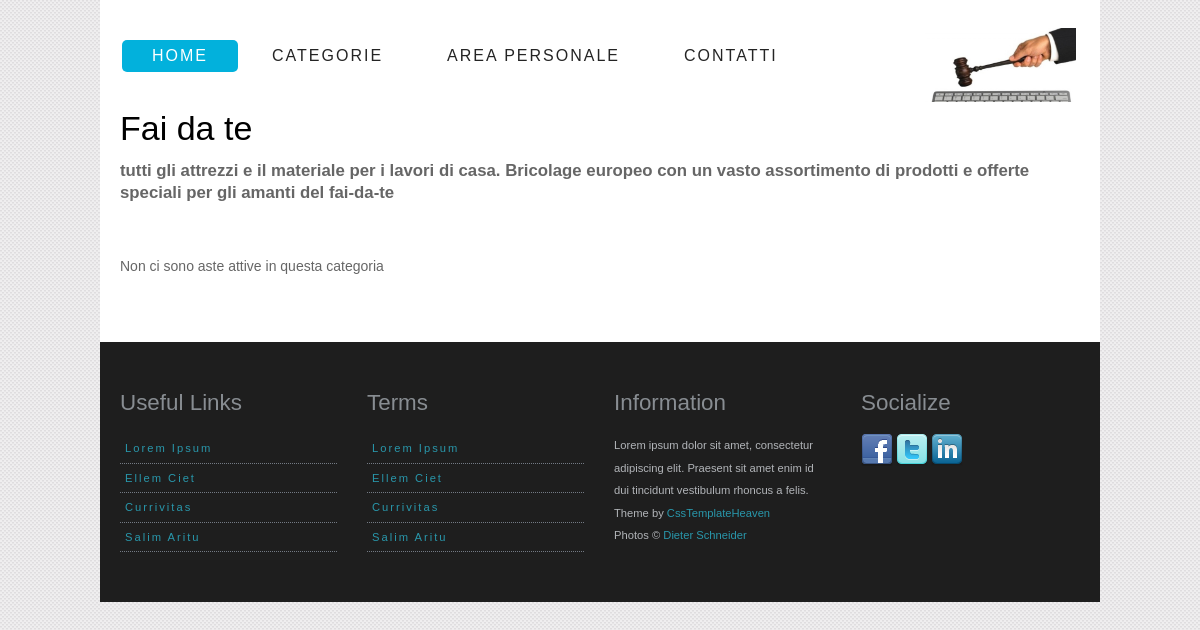
Page /categorie/2 on the committed database.
### AsteOnLine/models.py (models this page shows, shortened)
class Categoria (models.Model):
    nome = models.CharField(max_length=20, unique=True)
    foto = models.ImageField(upload_to=get_catName, default=settings.NO_MEDIA)
    descrizione = models.TextField(max_length=300)
    class Meta:
        verbose_name_plural = 'Categorie'

### AsteOnLine/views.py (the view)
# urls.py: url(r'^categorie/(?P<id_categoria>[0-9]+)$', views.dettaglio_categoria, name ='dettagliocategoria'),
def dettaglio_categoria(request,id_categoria):
    aste=Asta.objects.filter(categoria=id_categoria).order_by('-data_apertura')
    l=[]
    for a in aste:
        if a.attiva():
            l.append(a)
    categoria=get_object_or_404(Categoria,pk=id_categoria)
    context={'aste':l,'categoria':categoria}
    return render(request,'AsteOnLine/dettaglio_categoria.html',context)

### AsteOnLine/templates/AsteOnLine/dettaglio_categoria.html (shortened to what this page needs)
{% extends "AsteOnLine/base.html" %}
{% block body %}
    <h1>{{ categoria.nome|capfirst }}</h1>
    <h4>
    {{ categoria.descrizione }}
    </h4>
    <div style="clear:both; height: 40px"></div>
    {% if aste %}
        {% for asta in aste %}
            {% if forloop.counter|divisibleby:3 %}
                <div class="one-third last">
            {% else %}
                <div class="one-third">
            {% endif %}
                <a href="{% url 'AsteOnLine:offerta' asta.id %}">
                <div class="heading_bg">
                    <h2>{{ asta.titolo|capfirst }}</h2>
                </div>
                <img src="../../media/{{ asta.foto }}" alt="" width="300px" >
                </a>
                <p> {{ asta.descrizione|truncatechars_html:73 }}</p>
            </div>
        {% endfor %}
    {% else %}
        <p>Non ci sono aste attive in questa categoria</p>
    {% endif %}
{% endblock %}

### GestioneUtenti/static/GestioneUtenti/css/style.css (style rules this page uses)
html,body,div,span,applet,object,iframe,h1,h2,h3,h4,h5,h6,p,blockquote,pre,a,abbr,acronym,address,big,cite,code,del,dfn,em,font,img,ins,kbd,q,s,samp,small,strike,strong,sub,sup,tt,var,dl,dt,dd,ol,ul,li,fieldset,form,label,legend,table,caption,tbody,tfoot,thead,tr,th,td { margin:0;padding:0;border:0;outline:0;font-weight:inherit;font-style:inherit;font-family:inherit;vertical-align:baseline }
body { font-family: Arial, Helvetica, sans-serif; font-size: .875em; line-height: 1.6em; background: #fff url(../img/body_bg.png) fixed; color: #666; }
h1, h2, h3, h4 { font-family: "QuicksandBook", Arial, sans-serif }
h1 { font-size: 34px; padding: 0 0 20px; color: #000 }
h4 { font-size: 1.2em; font-weight: 700 }
p { padding: 10px 0; font-size: 1em; }

### rows in the picture
Categoria: nome "Fai da te", descrizione "tutti gli attrezzi e il materiale per i lavori di casa. Bricolage europeo con un vasto assortimento di prodotti e offerte speciali per gli amanti del fai-da-te"
